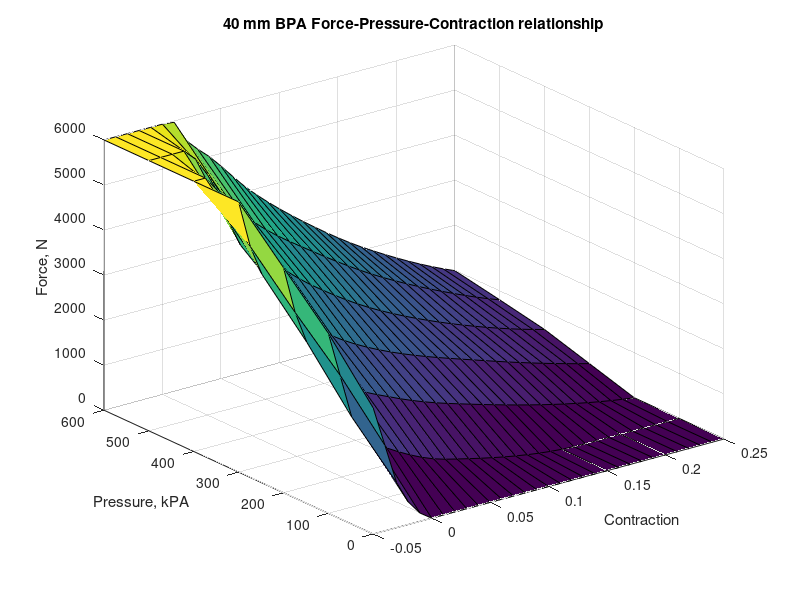
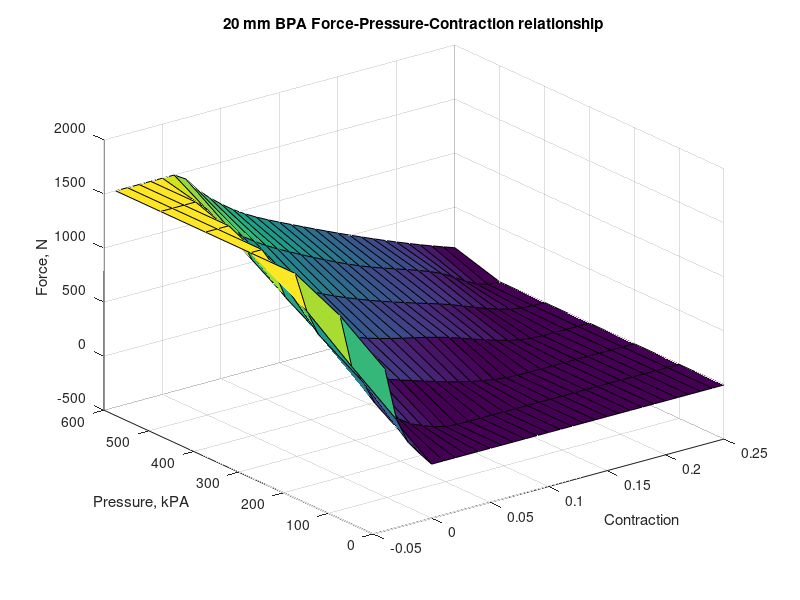

These figures' MATLAB source, in order:
%% Create Festo force lookup tables based on their datasheets
X = linspace(0,600,7); %Pressure for interpolation

%% 40mm dia BPA
Y1 = linspace(-0.05,0.25,31);   %Contraction percent for interpolation
FestoLookup40 = zeros(size(X,2),size(Y1,2));
x40_1 = [-0.05 -0.04, -0.03, -.02 0]';
y40_1 = [2800   1900, 1000,   500 0]';   %0 kPa results
x40_2 = [-0.05 -.04  -.03  -0.01   0    0.05 0.17]';
y40_2 = [4000   3000  2000  1300  1100  500     0]';    %100 kPa results
x40_3 = [-0.05 -.03 -.01 0    0.04 0.09 0.25]';
y40_3 = [5000  3200 2500 2100 1500 1000    0]';    %200 kPa results
x40_4 = [-.05 -.03, -.02 .005 0.06 0.16, .25]';
y40_4 = [6000  4250 3900 3000 2000 1000, 300]';    %300 kPa results
x40_5 = [-.05 -.039 -.01 .005 0.05 0.11 0.20 0.25]';
y40_5 = [6000  6000 4300 4000 3000 2000 1000 600]';    %400 kPa results
x40_6 = [-.05 -.02 -.01 .008 0.04 0.09 0.15 0.23 .25]';
y40_6 = [6000 6000 5750 5000 4000 3000 2000 1000 800]';    %500 kPa results
x40_7 = [-.05 .008 0.02 0.04 .075 0.12 .175 0.25]';
y40_7 = [6000 6000 5500 5000 4000 3000 2000  990]';    %620 kPa results
FestoLookup40(1,:) = interp1(x40_1,y40_1,Y1,'pchip',0);
FestoLookup40(2,:) = interp1(x40_2,y40_2,Y1,'pchip',0);
FestoLookup40(3,:) = interp1(x40_3,y40_3,Y1,'pchip',0);
FestoLookup40(4,:) = interp1(x40_4,y40_4,Y1,'pchip',0);
FestoLookup40(5,:) = interp1(x40_5,y40_5,Y1,'pchip',0);
FestoLookup40(6,:) = interp1(x40_6,y40_6,Y1,'pchip',0);
FestoLookup40(7,:) = interp1(x40_7,y40_7,Y1,'pchip',0);

%% 20 mm BPA
Y2 = linspace(-0.04,0.25,30);   %Relative strain range for interpolation
FestoLookup20 = zeros(size(X,2),size(Y2,2));
x20_1 = [-.04 -.03 -.02 -.01 0 .25]';
y20_1 = [1000 500   260  125 0  0 ]';   %0 kPa results
x20_2 = [-.04 -.03 -.02 -.01 0   0.02 0.06 .25]';
y20_2 = [1300 800   625  400 300 125   0     0]';    %100 kPa results
x20_3 = [-.04 -.02 -.01 0.01 .05 .155 .25]';
y20_3 = [1500  875  750  450 250    0   0]';    %200 kPa results
x20_4 = [-.04 -.03 -.01 .01 .04 .12 .21 .25]';
y20_4 = [1500 1500 1000 750 500 250   0   0]';    %300 kPa results
x20_5 = [-.04 -.02    0 0.01 .04 .09 .16 .24 .25]';
y20_5 = [1500 1500 1125 1000 750 500 250   0   0]';    %400 kPa results
x20_6 = [-.04 -.01 0.01 .04 .08 .13 .195 .245 .25]';
y20_6 = [1500 1500 1250 990 750 500  250    0   0]';    %500 kPa results
x20_7 = [-.04 0.01 .035 .065 .11 .25]';
y20_7 = [1500 1500 1250 1000 750 125]';    %620 kPa results
FestoLookup20(1,:) = interp1(x20_1,y20_1,Y2,'pchip',0);
FestoLookup20(2,:) = interp1(x20_2,y20_2,Y2,'pchip',0);
FestoLookup20(3,:) = interp1(x20_3,y20_3,Y2,'pchip',0);
FestoLookup20(4,:) = interp1(x20_4,y20_4,Y2,'pchip',0);
FestoLookup20(5,:) = interp1(x20_5,y20_5,Y2,'pchip',0);
FestoLookup20(6,:) = interp1(x20_6,y20_6,Y2,'pchip',0);
FestoLookup20(7,:) = interp1(x20_7,y20_7,Y2,'pchip',0);

%% Save it
save ForceStrainTable.mat FestoLookup40 FestoLookup20

%% Plot it
figure
surf(Y1,X,FestoLookup40)
xlabel('Contraction'),ylabel('Pressure, kPA'),zlabel('Force, N')
title('40 mm BPA Force-Pressure-Contraction relationship')

figure
surf(Y2,X,FestoLookup20)
xlabel('Contraction'),ylabel('Pressure, kPA'),zlabel('Force, N')
title('20 mm BPA Force-Pressure-Contraction relationship')
